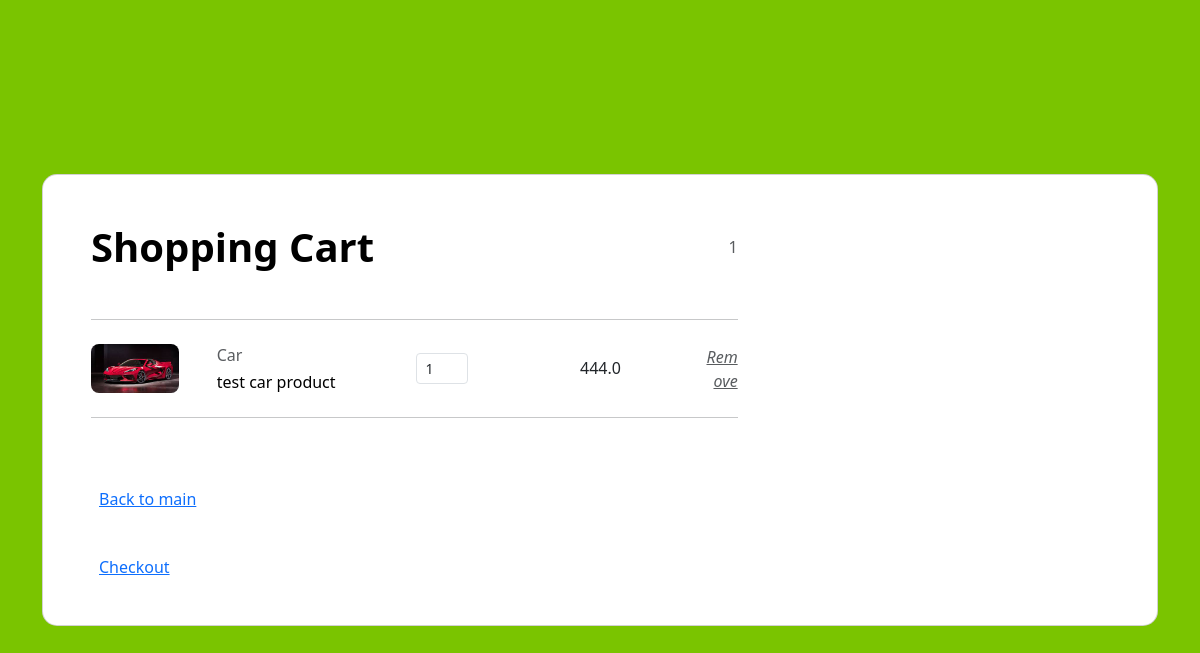
The page /cart/cart/ (signed in) on the database as committed earlier.
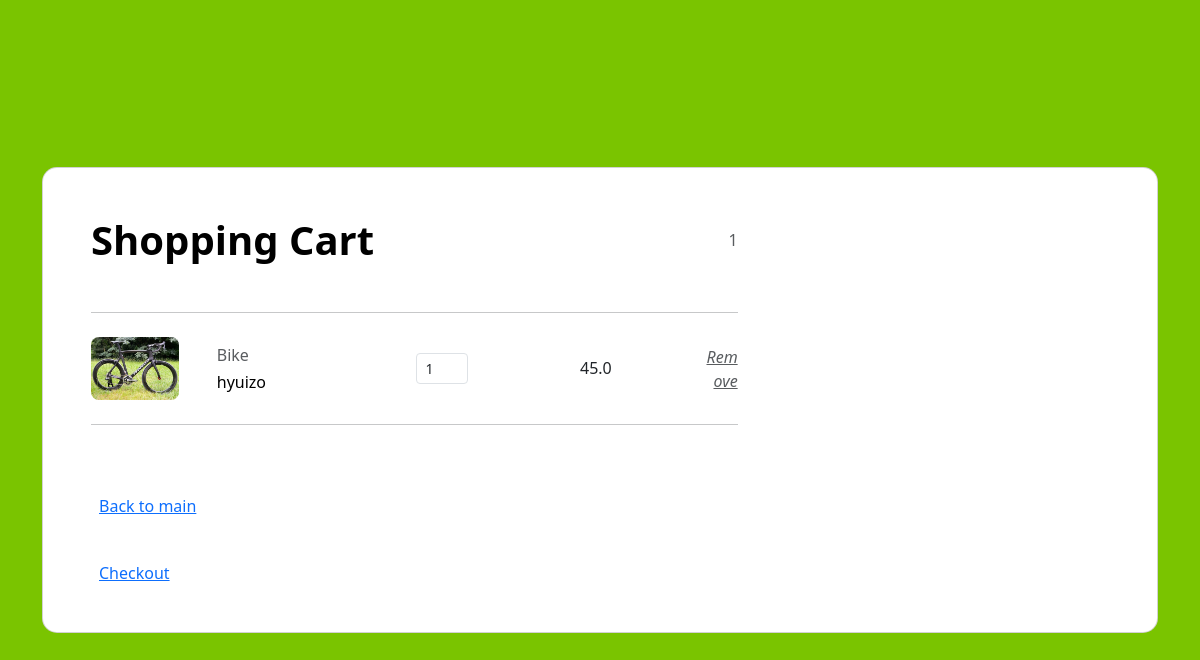
The same page on the database as committed later.
### cart_/models.py (models this page shows, shortened)
class CartItem(models.Model):
    product = models.ForeignKey(Product, on_delete=models.CASCADE, related_name='items')
    cart = models.ForeignKey(Cart, on_delete=models.CASCADE, related_name='cartitems')
    quantity = models.IntegerField(default=1)
    source = models.CharField(max_length=255, blank=True)

### products/models.py (models this page shows, shortened)
class Product(models.Model):
    owner = models.ForeignKey(SellerProfile, on_delete=models.CASCADE, default='')
    product_name = models.CharField(max_length=100, blank=False, default=None)
    description = models.TextField(blank=False)
    category = models.ForeignKey(Category, on_delete=models.CASCADE, default=None)
    product_image = models.ImageField(upload_to='products', blank=False)
    created_at = models.DateTimeField(auto_now_add=True)
    updated_at = models.DateTimeField(auto_now=True)
    current_price = models.FloatField()

### cart_/views.py (the view)
# urls.py: path('cart/', views.cart_view, name='cart'),
def cart_view(request):
    cart = Cart.objects.get_or_create(user=request.user)[0]
    cart_items = CartItem.objects.filter(cart=cart).select_related('product')
    return render(request, 'cart.html', {'cart': cart, 'cart_items': cart_items})

### cart_/templates/cart.html (shortened to what this page needs)
{% load static %}
{% load bootstrap5 %}
{% bootstrap_css %}
<section class="h-100 h-custom" style="background-color: #7ac400;">
    <div class="container py-5 h-100">
      <div class="row d-flex justify-content-center align-items-center h-100">
        <div class="col-12">
          <div class="card card-registration card-registration-2" style="border-radius: 15px;">
            <div class="card-body p-0">
              <div class="row g-0">
                <div class="col-lg-8">
                  <div class="p-5">
                    <div class="d-flex justify-content-between align-items-center mb-5">
                      <h1 class="fw-bold mb-0 text-black">Shopping Cart</h1>
                      <h6 class="mb-0 text-muted">{{ cart_items|length }}</h6>
                    </div>
                    <hr class="my-4">
                    {% for item in cart_items %}
                    <div class="row mb-4 d-flex justify-content-between align-items-center">
                      <div class="col-md-2 col-lg-2 col-xl-2">
                        <img
                          src="{{item.product.product_image.url}}"
                          class="img-fluid rounded-3" alt="Cotton T-shirt">
                      </div>
                      <div class="col-md-3 col-lg-3 col-xl-3">
                        <h6 class="text-muted">{{ item.product.product_name }} </h6>
                        <h6 class="text-black mb-0">{{ item.product.description }}</h6>
                      </div>
                      <div class="col-md-3 col-lg-3 col-xl-2 d-flex">
                        <button class="btn btn-link px-2"
                          onclick="this.parentNode.querySelector('input[type=number]').stepDown()">
                        </button>
                        <input id="form1" min="0" name="quantity" value="1" type="number"
                          class="form-control form-control-sm" />
                        <button class="btn btn-link px-2"
                          onclick="this.parentNode.querySelector('input[type=number]').stepUp()">
                        </button>
                      </div>
                      <div class="col-md-3 col-lg-2 col-xl-2 offset-lg-1">
                        <h6 class="mb-0">{{ item.product.current_price }}</h6>
                      </div>
                      <div class="col-md-1 col-lg-1 col-xl-1 text-end">
                        <a href="{% url 'remove_from_cart' item.id %}" class="text-muted"><i class="fas fa-times">Remove</i></a>
                      </div>
                    </div>
                    <hr class="my-4">
                    {% endfor %}
                     <div class="pt-5">
                      <h6 class="mb-0"><a href="#!" class="text-body"><a href="/">Back to main</a></h6>
                    </div>
                    <div class="pt-5">
                      <h6 class="mb-0"><a href="#!" class="text-body"><a href="/">Checkout</a></h6>
                    </div>
                  </div>
                </div>
            </div>
          </div>
        </div>
      </div>
    </div>
  </section>

Rows that differ between the two databases and show on the page:
removed CartItem: product.product_image (picture), product.product_name "Car", product.description "test car product", product.current_price "444.0"
added CartItem: product.product_image (picture), product.product_name "Bike", product.description "hyuizo", product.current_price "45.0"
